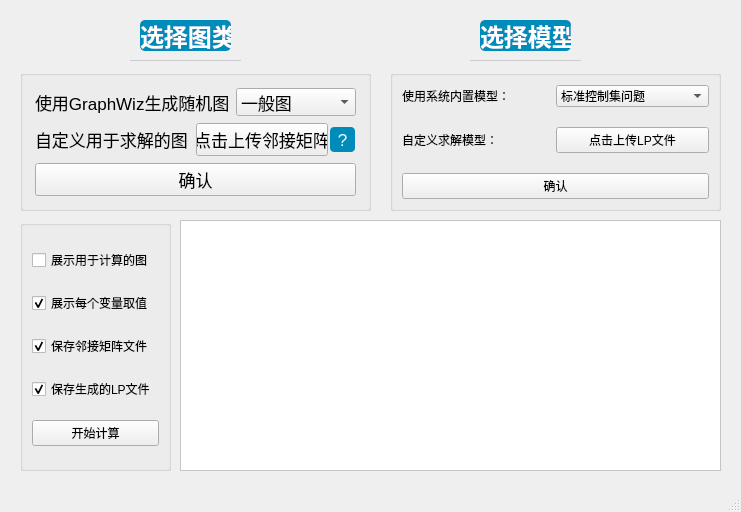
<?xml version="1.0" encoding="UTF-8"?>
<ui version="4.0">
 <class>MainWindow</class>
 <widget class="QMainWindow" name="MainWindow">
  <property name="geometry">
   <rect>
    <x>0</x>
    <y>0</y>
    <width>741</width>
    <height>512</height>
   </rect>
  </property>
  <property name="mouseTracking">
   <bool>false</bool>
  </property>
  <property name="windowTitle">
   <string>GraphWiz</string>
  </property>
  <property name="windowIcon">
   <iconset resource="../images/images.qrc">
    <normaloff>:/images/logo.png</normaloff>:/images/logo.png</iconset>
  </property>
  <widget class="QWidget" name="centralwidget">
   <widget class="QGroupBox" name="selectGraphGroup">
    <property name="geometry">
     <rect>
      <x>20</x>
      <y>70</y>
      <width>351</width>
      <height>141</height>
     </rect>
    </property>
    <property name="font">
     <font>
      <pointsize>13</pointsize>
     </font>
    </property>
    <property name="tabletTracking">
     <bool>false</bool>
    </property>
    <property name="autoFillBackground">
     <bool>false</bool>
    </property>
    <property name="styleSheet">
     <string notr="true">QGroupBox#selectGraphGroup {
    
}</string>
    </property>
    <layout class="QGridLayout" name="gridLayout">
     <property name="leftMargin">
      <number>12</number>
     </property>
     <property name="topMargin">
      <number>12</number>
     </property>
     <property name="rightMargin">
      <number>12</number>
     </property>
     <property name="bottomMargin">
      <number>12</number>
     </property>
     <property name="spacing">
      <number>1</number>
     </property>
     <item row="0" column="0">
      <layout class="QHBoxLayout" name="horizontalLayout">
       <item>
        <widget class="QLabel" name="label">
         <property name="text">
          <string>使用GraphWiz生成随机图：</string>
         </property>
        </widget>
       </item>
       <item>
        <widget class="QComboBox" name="selectGraph">
         <item>
          <property name="text">
           <string>一般图</string>
          </property>
         </item>
         <item>
          <property name="text">
           <string>二部图</string>
          </property>
         </item>
         <item>
          <property name="text">
           <string>网格图</string>
          </property>
         </item>
         <item>
          <property name="text">
           <string>树</string>
          </property>
         </item>
         <item>
          <property name="text">
           <string>区间图</string>
          </property>
         </item>
         <item>
          <property name="text">
           <string>块图</string>
          </property>
         </item>
         <item>
          <property name="text">
           <string>仙人掌图</string>
          </property>
         </item>
         <item>
          <property name="text">
           <string>块-仙人掌图</string>
          </property>
         </item>
        </widget>
       </item>
      </layout>
     </item>
     <item row="5" column="0">
      <widget class="QPushButton" name="pushButtonEnterGraph">
       <property name="styleSheet">
        <string notr="true">QGroupBox#selectGraphGroup {
    box-shadow: 3px 3px 5px rgba(0, 0, 0, 0.3); /* 添加阴影 */
}</string>
       </property>
       <property name="text">
        <string>确认</string>
       </property>
      </widget>
     </item>
     <item row="1" column="0">
      <spacer name="verticalSpacer_12">
       <property name="orientation">
        <enum>Qt::Vertical</enum>
       </property>
       <property name="sizeHint" stdset="0">
        <size>
         <width>20</width>
         <height>40</height>
        </size>
       </property>
      </spacer>
     </item>
     <item row="2" column="0" rowspan="2">
      <layout class="QHBoxLayout" name="horizontalLayout_2">
       <item>
        <widget class="QLabel" name="label_2">
         <property name="text">
          <string>自定义用于求解的图：</string>
         </property>
        </widget>
       </item>
       <item>
        <spacer name="horizontalSpacer_4">
         <property name="orientation">
          <enum>Qt::Horizontal</enum>
         </property>
         <property name="sizeHint" stdset="0">
          <size>
           <width>40</width>
           <height>20</height>
          </size>
         </property>
        </spacer>
       </item>
       <item>
        <layout class="QHBoxLayout" name="horizontalLayout_6">
         <item>
          <widget class="QPushButton" name="uploadAdjFile">
           <property name="toolTip">
            <string>&lt;html&gt;&lt;head/&gt;&lt;body&gt;&lt;p&gt;&lt;br/&gt;&lt;/p&gt;&lt;/body&gt;&lt;/html&gt;</string>
           </property>
           <property name="text">
            <string>点击上传邻接矩阵</string>
           </property>
          </widget>
         </item>
         <item>
          <widget class="QToolButton" name="helpButton">
           <property name="styleSheet">
            <string notr="true">QToolButton#helpButton {
    color: white;
    background-color: rgb(0, 140, 187); 
	border-style:rgb(0, 140, 187); 
	border-width: 2px;
    border-radius: 5px; 
    qproperty-alignment: 'AlignCenter'; 
}</string>
           </property>
           <property name="text">
            <string>?</string>
           </property>
          </widget>
         </item>
        </layout>
       </item>
      </layout>
     </item>
     <item row="4" column="0">
      <spacer name="verticalSpacer_6">
       <property name="orientation">
        <enum>Qt::Vertical</enum>
       </property>
       <property name="sizeHint" stdset="0">
        <size>
         <width>20</width>
         <height>40</height>
        </size>
       </property>
      </spacer>
     </item>
    </layout>
   </widget>
   <widget class="QGroupBox" name="gridGroupBox_2">
    <property name="geometry">
     <rect>
      <x>390</x>
      <y>70</y>
      <width>331</width>
      <height>141</height>
     </rect>
    </property>
    <property name="title">
     <string/>
    </property>
    <layout class="QGridLayout" name="gridLayout_2">
     <property name="spacing">
      <number>1</number>
     </property>
     <item row="1" column="0">
      <spacer name="verticalSpacer_8">
       <property name="orientation">
        <enum>Qt::Vertical</enum>
       </property>
       <property name="sizeHint" stdset="0">
        <size>
         <width>20</width>
         <height>40</height>
        </size>
       </property>
      </spacer>
     </item>
     <item row="0" column="0">
      <layout class="QHBoxLayout" name="horizontalLayout_3">
       <item>
        <widget class="QLabel" name="label_4">
         <property name="text">
          <string>使用系统内置模型：</string>
         </property>
        </widget>
       </item>
       <item>
        <widget class="QComboBox" name="selectProblem">
         <item>
          <property name="text">
           <string>标准控制集问题</string>
          </property>
         </item>
         <item>
          <property name="text">
           <string>完美双罗马控制集问题</string>
          </property>
         </item>
         <item>
          <property name="text">
           <string>最大独立集问题</string>
          </property>
         </item>
         <item>
          <property name="text">
           <string>顶点覆盖问题</string>
          </property>
         </item>
        </widget>
       </item>
      </layout>
     </item>
     <item row="5" column="0">
      <widget class="QPushButton" name="pushButtonEnterModel">
       <property name="text">
        <string>确认</string>
       </property>
      </widget>
     </item>
     <item row="3" column="0">
      <layout class="QHBoxLayout" name="horizontalLayout_4">
       <item>
        <widget class="QLabel" name="label_6">
         <property name="text">
          <string>自定义求解模型：</string>
         </property>
        </widget>
       </item>
       <item>
        <widget class="QPushButton" name="uploadLPFile">
         <property name="text">
          <string>点击上传LP文件</string>
         </property>
        </widget>
       </item>
      </layout>
     </item>
     <item row="4" column="0">
      <spacer name="verticalSpacer_9">
       <property name="orientation">
        <enum>Qt::Vertical</enum>
       </property>
       <property name="sizeHint" stdset="0">
        <size>
         <width>20</width>
         <height>40</height>
        </size>
       </property>
      </spacer>
     </item>
    </layout>
   </widget>
   <widget class="QGroupBox" name="horizontalGroupBox">
    <property name="geometry">
     <rect>
      <x>20</x>
      <y>220</y>
      <width>151</width>
      <height>251</height>
     </rect>
    </property>
    <layout class="QVBoxLayout" name="verticalLayout">
     <item>
      <widget class="QCheckBox" name="showGraph">
       <property name="text">
        <string>展示用于计算的图</string>
       </property>
      </widget>
     </item>
     <item>
      <widget class="QCheckBox" name="openValValue">
       <property name="text">
        <string>展示每个变量取值</string>
       </property>
       <property name="checked">
        <bool>true</bool>
       </property>
      </widget>
     </item>
     <item>
      <widget class="QCheckBox" name="saveAdjFile">
       <property name="styleSheet">
        <string notr="true"/>
       </property>
       <property name="text">
        <string>保存邻接矩阵文件</string>
       </property>
       <property name="checked">
        <bool>true</bool>
       </property>
      </widget>
     </item>
     <item>
      <widget class="QCheckBox" name="saveLPFile">
       <property name="text">
        <string>保存生成的LP文件</string>
       </property>
       <property name="checked">
        <bool>true</bool>
       </property>
      </widget>
     </item>
     <item>
      <widget class="QPushButton" name="pushButtonStart">
       <property name="styleSheet">
        <string notr="true"/>
       </property>
       <property name="text">
        <string>开始计算</string>
       </property>
      </widget>
     </item>
    </layout>
   </widget>
   <widget class="QLabel" name="labelSelectGraph">
    <property name="geometry">
     <rect>
      <x>140</x>
      <y>20</y>
      <width>91</width>
      <height>31</height>
     </rect>
    </property>
    <property name="font">
     <font>
      <pointsize>18</pointsize>
      <weight>75</weight>
      <bold>true</bold>
     </font>
    </property>
    <property name="styleSheet">
     <string notr="true">QLabel#labelSelectGraph {
    color: white; /* 设置文字颜色为白色 */
    background-color: rgb(0, 140, 187); /* 设置背景颜色 */
    border-radius: 5px; /* 设置边框为圆角矩形，10px是圆角的半径，你可以根据需要调整 */
    qproperty-alignment: 'AlignCenter'; /* 设置文字上下和水平居中 */
}</string>
    </property>
    <property name="text">
     <string>选择图类</string>
    </property>
   </widget>
   <widget class="QLabel" name="choiceModel">
    <property name="geometry">
     <rect>
      <x>480</x>
      <y>20</y>
      <width>91</width>
      <height>31</height>
     </rect>
    </property>
    <property name="font">
     <font>
      <pointsize>18</pointsize>
      <weight>75</weight>
      <bold>true</bold>
     </font>
    </property>
    <property name="styleSheet">
     <string notr="true">QLabel#choiceModel {
    color: white; /* 设置文字颜色为白色 */
    background-color: rgb(0, 140, 187); /* 设置背景颜色 */
    border-radius: 5px; /* 设置边框为圆角矩形，10px是圆角的半径，你可以根据需要调整 */
    qproperty-alignment: 'AlignCenter'; /* 设置文字上下和水平居中 */
}</string>
    </property>
    <property name="text">
     <string>选择模型</string>
    </property>
   </widget>
   <widget class="Line" name="line">
    <property name="geometry">
     <rect>
      <x>130</x>
      <y>60</y>
      <width>111</width>
      <height>1</height>
     </rect>
    </property>
    <property name="font">
     <font>
      <weight>50</weight>
      <bold>false</bold>
     </font>
    </property>
    <property name="styleSheet">
     <string notr="true">QFrame#line {
    background: rgb(205, 203, 207);
    border: 3px solid rgb(205, 203, 207); /* 设置边框的宽度为3px，颜色与背景色相同 */
}</string>
    </property>
    <property name="orientation">
     <enum>Qt::Horizontal</enum>
    </property>
   </widget>
   <widget class="Line" name="line_2">
    <property name="geometry">
     <rect>
      <x>470</x>
      <y>60</y>
      <width>111</width>
      <height>1</height>
     </rect>
    </property>
    <property name="font">
     <font>
      <weight>50</weight>
      <bold>false</bold>
     </font>
    </property>
    <property name="styleSheet">
     <string notr="true">QFrame#line_2 {
    background: rgb(205, 203, 207);
    border: 3px solid rgb(205, 203, 207); /* 设置边框的宽度为3px，颜色与背景色相同 */
}</string>
    </property>
    <property name="orientation">
     <enum>Qt::Horizontal</enum>
    </property>
   </widget>
   <widget class="QTextBrowser" name="logBrowser">
    <property name="geometry">
     <rect>
      <x>180</x>
      <y>220</y>
      <width>541</width>
      <height>251</height>
     </rect>
    </property>
    <property name="styleSheet">
     <string notr="true">QTextBrowser {
    font-family: &quot;Menlo&quot;;
    font-size: 11px;
    color: black;
    background-color: white;
}</string>
    </property>
   </widget>
  </widget>
  <widget class="QStatusBar" name="statusbar"/>
 </widget>
 <resources>
  <include location="../images/images.qrc"/>
 </resources>
 <connections/>
 <slots>
  <slot>createGraph(QSting)</slot>
 </slots>
</ui>
